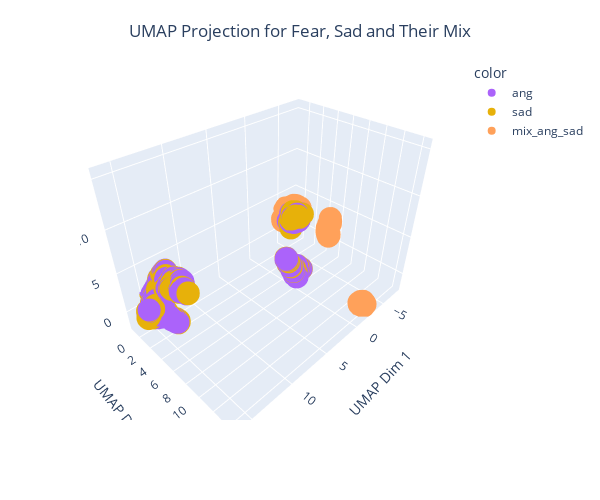

Notebook source saved alongside this figure:
### Code cell
# 3D
color_tsne_3d_mapping = {'fea': '#898121', 'sad': '#E7B10A', 'mix_fea_sad': '#609966'}

umap_3d = umap.UMAP(n_components=3, n_neighbors=30, min_dist=0.1, metric='euclidean')
umap_3d_results = umap_3d.fit_transform(data)

umap_3d_fig = px.scatter_3d(x=umap_3d_results[:, 0], y=umap_3d_results[:, 1], z=umap_3d_results[:, 2], color=labels,  color_discrete_map=color_tsne_3d_mapping)
umap_3d_fig.update_layout(scene=dict(xaxis=dict(title='UMAP Dim 1'),
                             yaxis=dict(title='UMAP Dim 2'),
                             zaxis=dict(title='UMAP Dim 3')),
    title='UMAP Projection for Fear, Sad and Their Mix',
    title_x=0.5, 
    title_y=0.95,
    width=600,
    height=500
)
umap_3d_fig.show()

### Figure 1 — Plotly figure (JSON) as saved in the notebook; plotly's stock layout.template omitted (floating-point values rounded to 4 significant figures; data arrays with more than 128 entries replaced by an {"elided": "..."} marker saying what was removed)
{"data": [{"hovertemplate": "color=ang<br>x=%{x}<br>y=%{y}<br>z=%{z}<extra></extra>", "legendgroup": "ang", "marker": {"color": "#ab63fa", "symbol": "circle"}, "mode": "markers", "name": "ang", "scene": "scene", "showlegend": true, "type": "scatter3d", "x": {"elided": "366 float values"}, "y": {"elided": "366 float values"}, "z": {"elided": "366 float values"}}, {"hovertemplate": "color=sad<br>x=%{x}<br>y=%{y}<br>z=%{z}<extra></extra>", "legendgroup": "sad", "marker": {"color": "#E7B10A", "symbol": "circle"}, "mode": "markers", "name": "sad", "scene": "scene", "showlegend": true, "type": "scatter3d", "x": {"elided": "342 float values"}, "y": {"elided": "342 float values"}, "z": {"elided": "342 float values"}}, {"hovertemplate": "color=mix_ang_sad<br>x=%{x}<br>y=%{y}<br>z=%{z}<extra></extra>", "legendgroup": "mix_ang_sad", "marker": {"color": "#FFA15A", "symbol": "circle"}, "mode": "markers", "name": "mix_ang_sad", "scene": "scene", "showlegend": true, "type": "scatter3d", "x": {"elided": "498 float values"}, "y": {"elided": "498 float values"}, "z": {"elided": "498 float values"}}], "layout": {"height": 500, "legend": {"title": {"text": "color"}, "tracegroupgap": 0}, "margin": {"t": 60}, "scene": {"domain": {"x": [0, 1], "y": [0, 1]}, "xaxis": {"title": {"text": "UMAP Dim 1"}}, "yaxis": {"title": {"text": "UMAP Dim 2"}}, "zaxis": {"title": {"text": "UMAP Dim 3"}}}, "title": {"text": "UMAP Projection for Fear, Sad and Their Mix", "x": 0.5, "y": 0.95}, "width": 600}}
